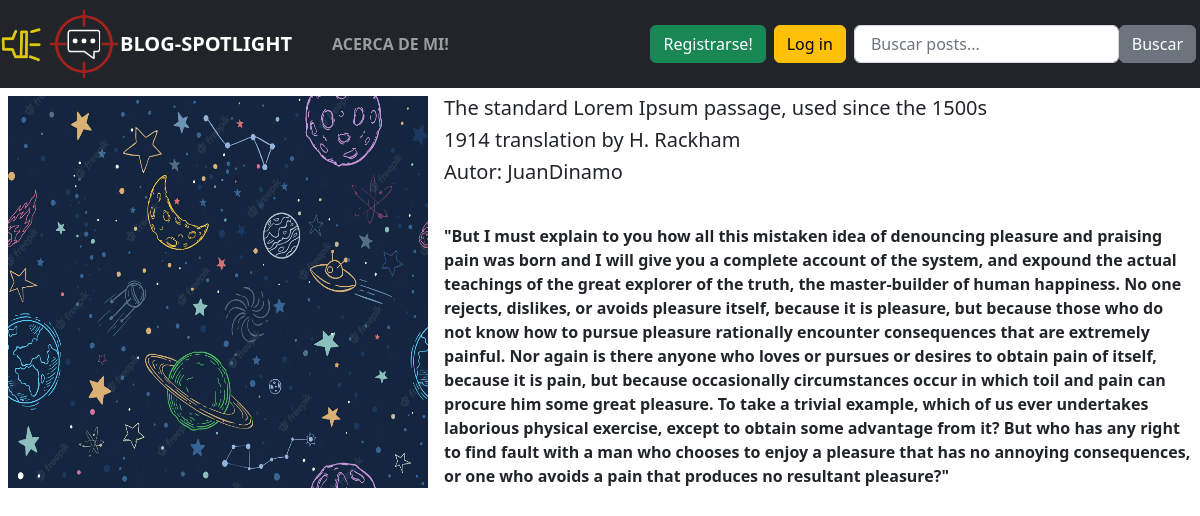
Page /mostar_post/8 on the committed database.
### posteos/models.py (models this page shows, shortened)
class Post (models.Model):
    titulo = models.CharField(max_length= 50, null=False, blank=False )
    subtitulo = models.CharField(max_length=100, null=False,blank=False)
    cuerpo = models.TextField(null=False, blank=False)
    user = models.ForeignKey(User, on_delete = models.CASCADE, default=1)
    fecha = models.DateField()
    imagen = models.ImageField(upload_to= "posteos-imagen")

### posteos/views.py (the view)
# urls.py: path("mostar_post/<post_id>",mostrar_post,name="mostar_post"),
def mostrar_post(request,post_id):
    post=Post.objects.get(pk = post_id)
    context = {"post":post}
    return render(request, "posteos/mostrar_post.html", context)

### posteos/templates/posteos/mostrar_post.html
{% extends 'layout.html' %}
{% load static %}
{% block content %}
<div class="d-flex">
    <img width="35%" class="card-img-left example-card-img-responsive m-2" src="{{post.imagen.url}}" />
    <div class="card-body">
      <h4 class="card-title h5 h4-sm m-2">{{post.titulo}}</h4>
      <h4 class="card-title h5 h4-sm m-2">{{post.subtitulo}}</h4>
      <h4 class="card-title h5 h4-sm m-2">Autor: {{post.user}}</h4>
      <br>
      <p class="card-text  m-2"> <strong> {{post.cuerpo}} </strong> </p>
    </div>
</div>
{% endblock %}

### static/css/main.css (style rules this page uses)
body { background-color: none; }

### rows in the picture
Post: imagen (picture), titulo "The standard Lorem Ipsum passage, used since the 1500s", subtitulo "1914 translation by H. Rackham", user "JuanDinamo", cuerpo "\"But I must explain to you how all this mistaken idea of denouncing pleasure and praising pain was born and I will give you a complete account of the system, and expound the actual teachings of the great explorer of the truth, the master-builder of human happiness. No one rejects, dislikes, or avoids pleasure itself, because it is pleasure, but because those who do not know how to pursue pleasure rationally encounter consequences that are extremely painful. Nor again is there anyone who loves or pursues or desires to obtain pain of itself, because it is pain, but because occasionally circumstances occur in which toil and pain can procure him some great pleasure. To take a trivial example,…"
